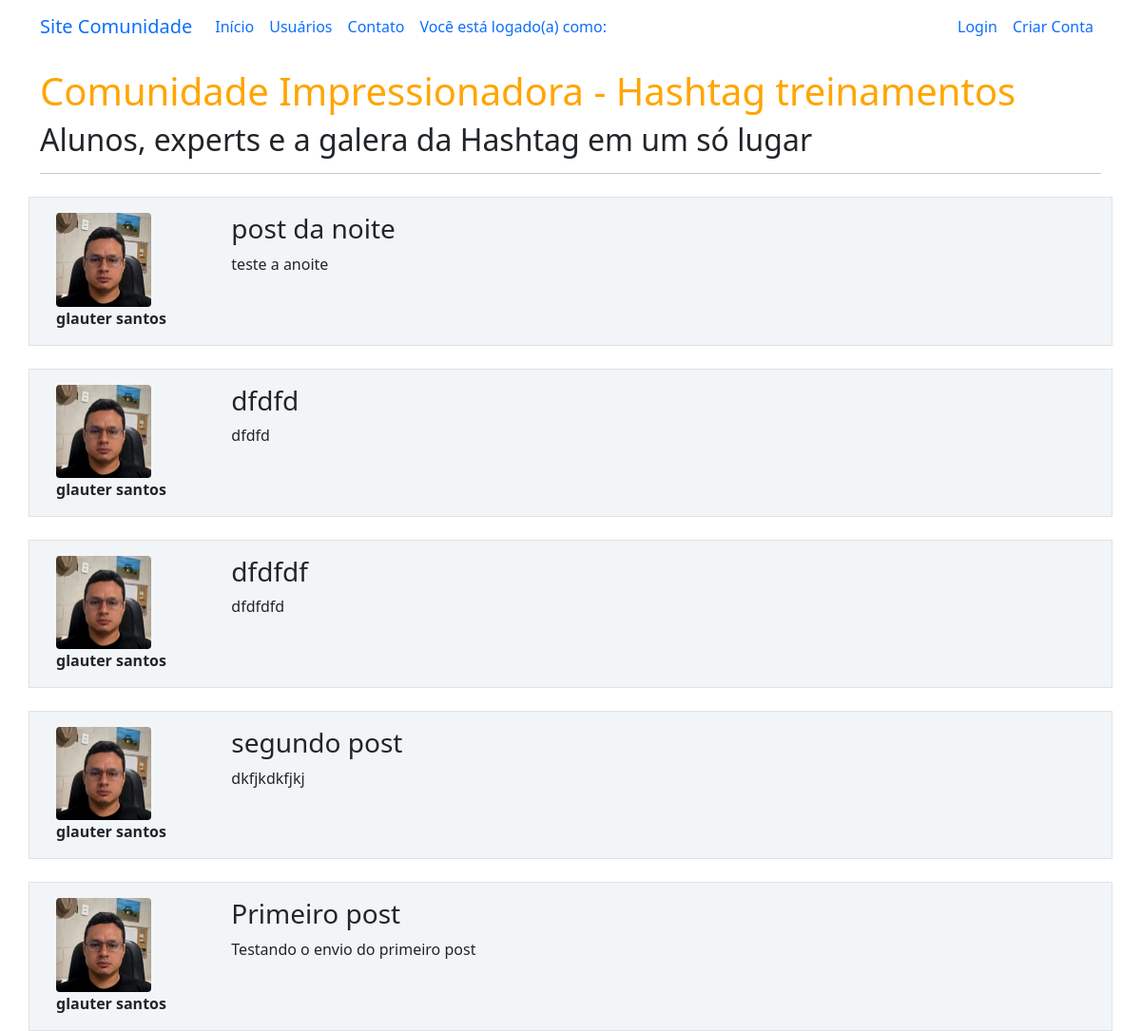
Before: / with the older database file.
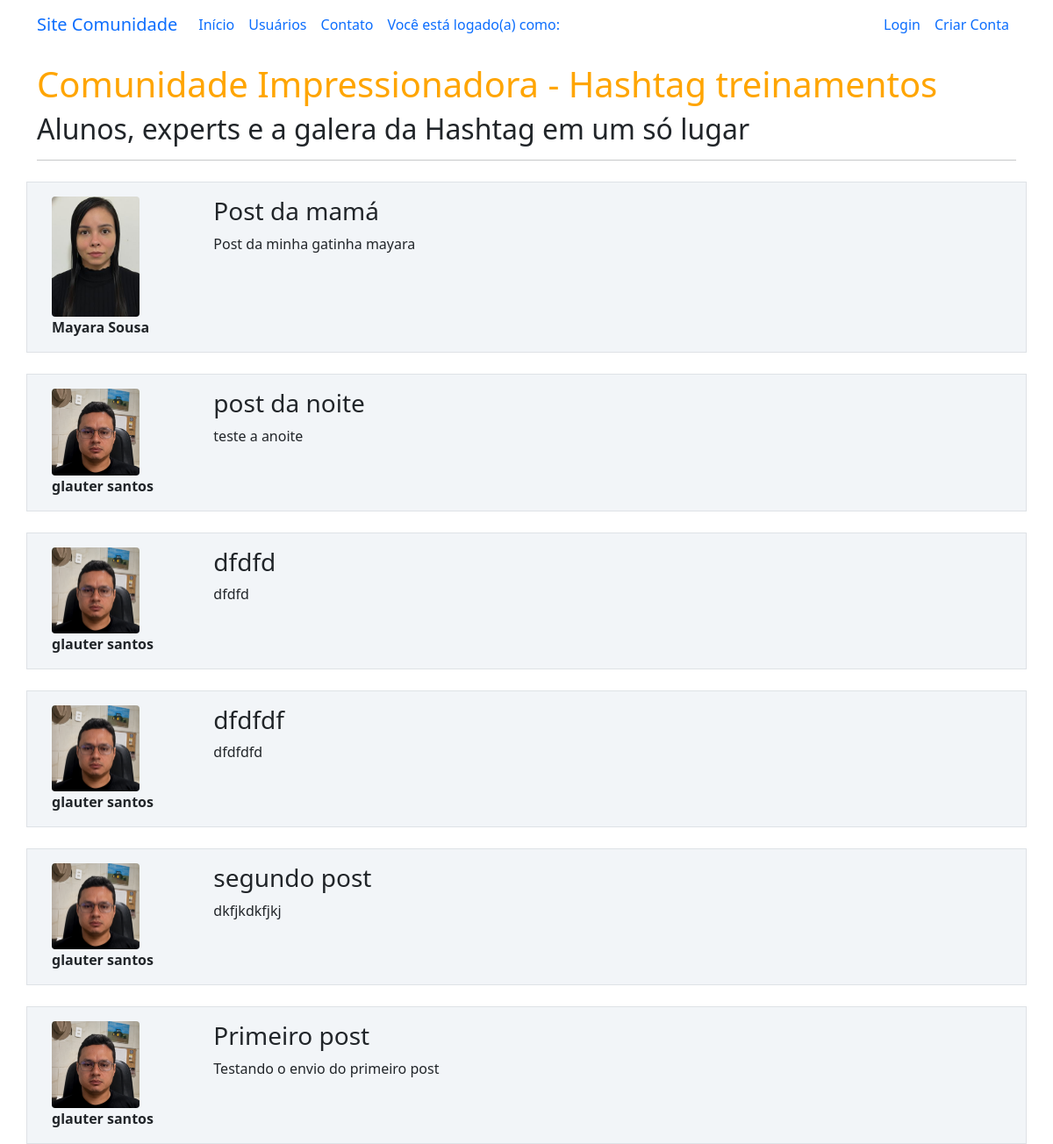
After: the same page with the newer database file.
### comunidadeimpressionadora/models.py (models this page shows)
class Post(database.Model):
    id = database.Column(database.Integer, primary_key=True)
    titulo = database.Column(database.String, nullable=False)
    corpo = database.Column(database.Text, nullable=False)
    data_criacao = database.Column(database.DateTime, nullable=False, default=lambda: datetime.now(timezone.utc))
    id_usuario = database.Column(database.Integer, database.ForeignKey('usuario.id'), nullable=False)

class Usuario(database.Model, UserMixin):
    id = database.Column(database.Integer, primary_key=True)
    username = database.Column(database.String, nullable=False)
    email = database.Column(database.String, nullable=False, unique=True)
    senha = database.Column(database.String, nullable=False)
    foto_perfil = database.Column(database.String, default='default.jpg')
    posts = database.relationship('Post', backref='autor', lazy=True) #o parâmetro lazy tras todas as info do autor
    cursos = database.Column(database.String, nullable=False, default="Não Informado")

### comunidadeimpressionadora/routes.py (the view)
@app.route("/")
def home():
    posts = Post.query.order_by(Post.id.desc())
    return render_template('home.html', posts=posts)

### comunidadeimpressionadora/templates/home.html
{% extends 'base.html' %}
{% block body %}
    <div class="container mt-3">
        <h1 style="color: orange">Comunidade Impressionadora - Hashtag treinamentos</h1>
        <h2>Alunos, experts e a galera da Hashtag em um só lugar</h2>
        <hr>
        {% for post in posts %}
        <div class="row border mt-4 p-3 meupost">
            <div class="col col-2">
                <div class="image pe-2"> <img src="{{ url_for('static', filename='fotos_perfil/{}'.format(post.autor.foto_perfil)) }}" class="rounded" width="100"> </div>
                    <strong>{{ post.autor.username }}</strong>
            </div>
            <div class="col col-9">
                <H3>{{ post.titulo }}</H3>
                <p>{{ post.corpo }}</p>
            </div>
        </div>
        {% endfor %}
    </div>
{% endblock %}

### comunidadeimpressionadora/templates/base.html (shortened to what this page needs)
<!DOCTYPE html>
<html lang="pt-br">
<head>
    <link href="https://cdn.jsdelivr.net/npm/bootstrap@5.0.0-beta1/dist/css/bootstrap.min.css" rel="stylesheet">
    <link rel="stylesheet" type="text/css" href="{{ url_for('static', filename='main.css') }}">
</head>
<body>
    {% include 'navbar.html' %}
    {% block body %}
    {% endblock %}
</body>
</html>

### comunidadeimpressionadora/templates/navbar.html
<nav class="navbar navbar-expand-lg bg-body-tertiary">
  <div class="container-fluid container">
    <a class="navbar-brand" href="{{ url_for('home') }}">Site Comunidade</a>
    <div class="collapse navbar-collapse" id="navbarSupportedContent">
      <ul class="navbar-nav me-auto mb-2 mb-lg-0">
        <li class="nav-item">
          <a class="nav-link active" aria-current="page" href="{{ url_for('home') }}">Início</a>
        </li>
        <li class="nav-item">
          <a class="nav-link" href="{{ url_for('usuarios') }}">Usuários</a>
        </li>
        <li class="nav-item">
          <a class="nav-link" href="{{ url_for('contato') }}">Contato</a>
        </li>
        <li class="nav-item">
            <a class="nav-link" href="{{ url_for('perfil') }}">Você está logado(a) como: {{ current_user.username }}</a>
        </li>
      </ul>
      <ul class="d-flex navbar-nav">
        {% if current_user.is_authenticated %}
          <li class="nav-item">
            <a class="nav-link" href="{{ url_for('criar_post') }}">Criar Post</a>
          </li>
          <li class="nav-item">
            <a class="nav-link" href="{{ url_for('perfil') }}">Meu Perfil</a>
          </li>
          <li class="nav-item">
            <a class="nav-link" href="{{ url_for('sair') }}">Sair</a>
          </li>
        {% else %}
          <li class="nav-item">
            <a class="nav-link" href="{{ url_for('login') }}">Login</a>
          </li>
          <li class="nav-item">
            <a class="nav-link" href="{{ url_for('login') }}">Criar Conta</a>
          </li>
        {% endif %}
      </ul>
    </div>
  </div>
</nav>

### comunidadeimpressionadora/static/main.css (style rules this page uses)
.meupost { background: #f2f5f8 !important; }

Changed rows visible on the page:
added Post: foto_perfil (picture), autor.username "Mayara Sousa", titulo "Post da mamá", corpo "Post da minha gatinha mayara"
